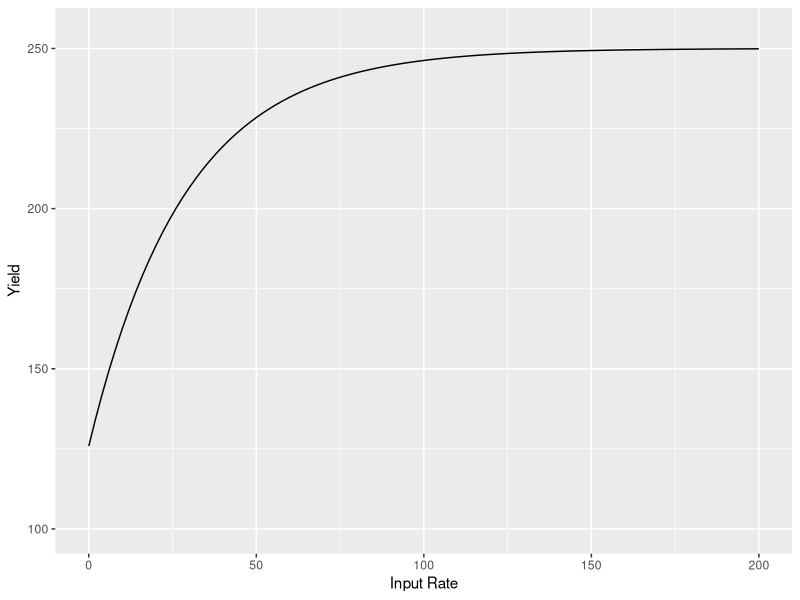
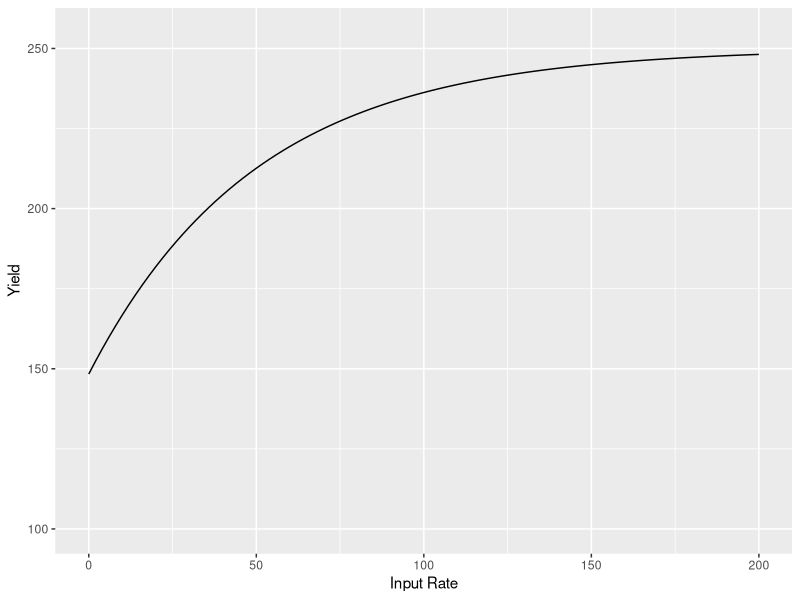
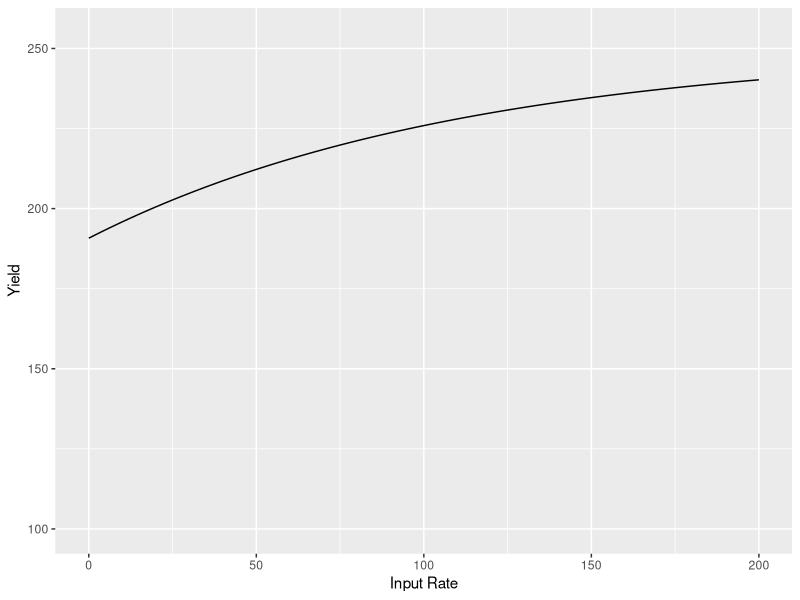
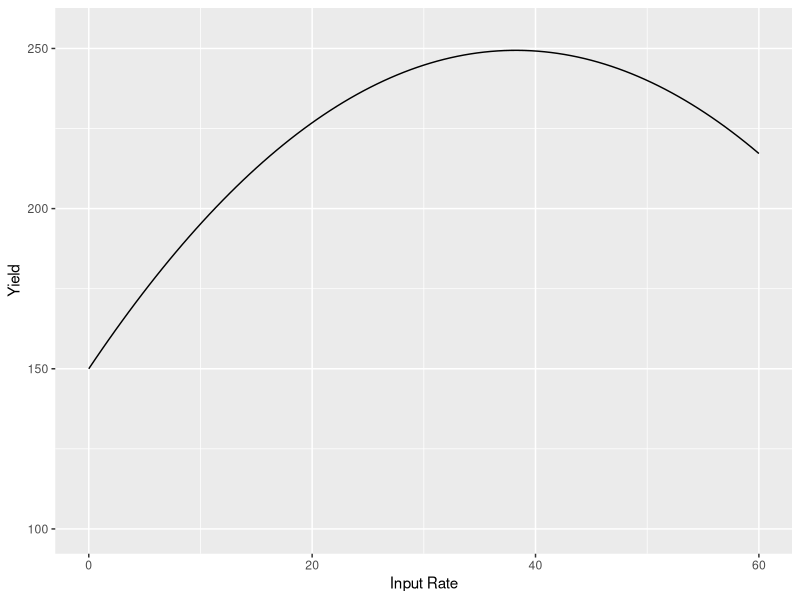
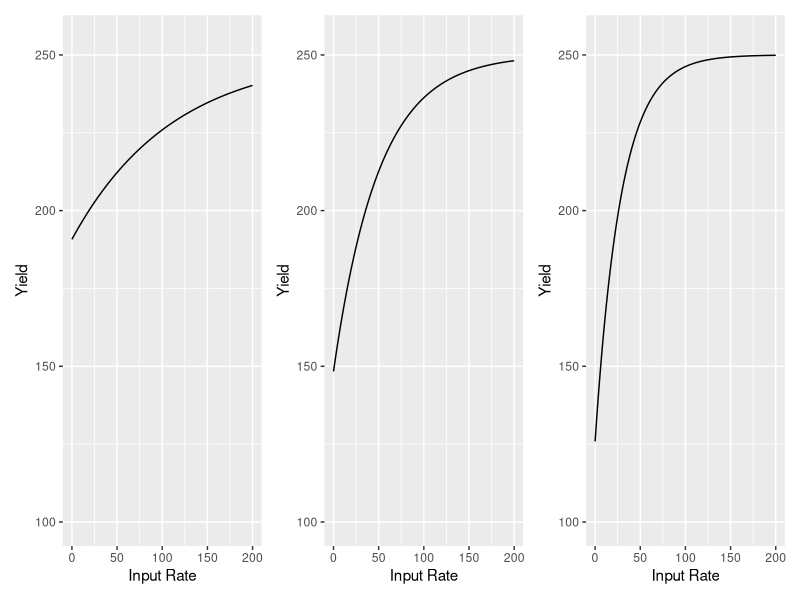

The R source for these figures, in order:
library(ggplot2)

f_high <- function(x){
  y = 250 * (1 - exp(-.035 * (20 + x)))
  return(y)
}

response_high <- ggplot() +
  xlim(0, 200) +
  ylim(100, 255) +
  geom_function(fun = f_high) +
  xlab("Input Rate") +
  ylab("Yield") 
response_high
# saveRDS(response_high, "~/Box/Machine_Misalignment/Results/response_high.rds")


f_mid <- function(x){
  y = 250 * (1 - exp(-.02 * (45 + x)))
  return(y)
}

response_mid <- ggplot() +
  xlim(0, 200) +
  ylim(100, 255) +
  geom_function(fun = f_mid) +
  xlab("Input Rate") +
  ylab("Yield") 
response_mid
# saveRDS(response_mid, "~/Box/Machine_Misalignment/Results/response_mid.rds")

f_low <- function(x){
  y = 250 * (1 - exp(-.009 * (160 + x)))
  return(y)
}

response_low <- ggplot() +
  xlim(0, 200) +
  ylim(100, 255) +
  geom_function(fun = f_low) +
  xlab("Input Rate") +
  ylab("Yield") 
response_low
# saveRDS(response_low, "~/Box/Machine_Misalignment/Results/response_low.rds")

f_seed <- function(x){
  y = 150 + 5.2*x - 0.068*(x^2)
  return(y)
}

response_seed <- ggplot() +
  xlim(0, 60) +
  ylim(100, 255) +
  geom_function(fun = f_seed) +
  xlab("Input Rate") +
  ylab("Yield") 
response_seed
# saveRDS(response_seed, "~/Box/Machine_Misalignment/Results/response_seed.rds")

library(patchwork)
(response_low + response_mid + response_high) 
